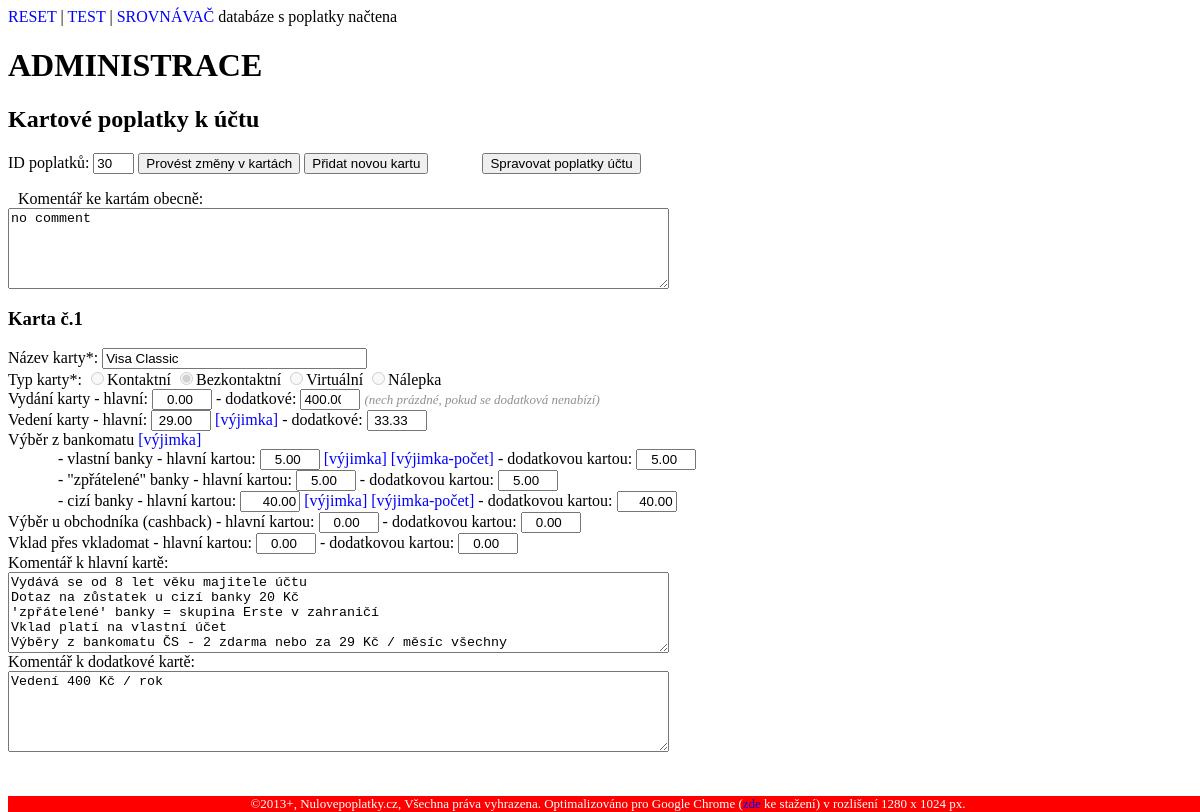
Screenshot of /admin_page/admin_karty.php?id=30 (signed in) with the database file from the repository.
### tables this page shows
CREATE TABLE `ceny_karty` (
  `ID` int(11) NOT NULL AUTO_INCREMENT,
  `karta_cena_id` int(11) NOT NULL,
  `karta_ID` int(11) NOT NULL,
  `karta_nazev` varchar(55) NOT NULL,
  `karta_druh` varchar(6) NOT NULL,
  `karta_typ` tinyint(4) NOT NULL,
  `kartaH_vedeni` decimal(10,2) DEFAULT NULL,
  `kartaH_vyber1` decimal(10,2) DEFAULT NULL,
  `kartaH_vyber2` decimal(10,2) DEFAULT NULL,
  `kartaH_vyber3` decimal(10,2) DEFAULT NULL,
  `kartaH_cashback` decimal(10,2) DEFAULT NULL,
  `kartaH_vklad` decimal(10,2) DEFAULT NULL,
  `kartaD_vedeni` decimal(10,2) DEFAULT NULL,
  `kartaD_vyber1` decimal(10,2) DEFAULT NULL,
  `kartaD_vyber2` decimal(10,2) DEFAULT NULL,
  `kartaD_vyber3` decimal(10,2) DEFAULT NULL,
  `kartaD_cashback` decimal(10,2) DEFAULT NULL,
  `kartaD_vklad` decimal(10,2) DEFAULT NULL,
  `kartaH_koment` text,
  `kartaD_koment` text,
  `kartaH_vydani` decimal(10,2) DEFAULT NULL,
  `kartaD_vydani` decimal(10,2) DEFAULT NULL,
  PRIMARY KEY (`ID`)
);

CREATE TABLE `ucty_ceny` (
  `cena_id` int(4) NOT NULL AUTO_INCREMENT,
  `cena_ucet_id` int(3) NOT NULL,
  `cena_platnost_od` date NOT NULL,
  `cena_zrizeni` decimal(10,2) DEFAULT '0.00',
  `cena_zruseni` decimal(10,2) DEFAULT '0.00',
  `cena_vedeni` decimal(10,2) DEFAULT NULL,
  `cena_vedeni_podm` tinyint(4) DEFAULT '0',
  `cena_vypis_e` decimal(10,2) DEFAULT NULL,
  `cena_vypis_p` decimal(10,2) DEFAULT NULL,
  `cena_prichozi1` decimal(10,2) DEFAULT NULL,
  `cena_prichozi2` decimal(10,2) DEFAULT NULL,
  `cena_odchozi_tp1` decimal(10,2) DEFAULT NULL,
  `cena_odchozi_tp2` decimal(10,2) DEFAULT NULL,
  `cena_odchozi_online1` decimal(10,2) DEFAULT NULL,
  `cena_odchozi_online2` decimal(10,2) DEFAULT NULL,
  `cena_trans_bal` decimal(10,2) DEFAULT NULL,
  `cena_trans_bal_typ` tinyint(4) DEFAULT NULL,
  `cena_koment_JP` text,
  `cena_koment_PP` text,
  `cena_koment_trans` text,
  `cena_koment_karta` text,
  `cena_odchozi_priorita` decimal(10,2) DEFAULT NULL,
  `cena_inkaso_svoleni` decimal(10,2) DEFAULT NULL,
  `cena_inkaso_odchozi` decimal(10,2) DEFAULT NULL,
  `cena_koment_inkaso` text,
  `cena_kontokorent_zrizeni` decimal(10,2) DEFAULT NULL,
  `cena_kontokorent_vedeni` decimal(10,2) DEFAULT NULL,
  `cena_kontokorent_zruseni` decimal(10,2) DEFAULT NULL,
  `cena_koment_kontokorent` text,
  PRIMARY KEY (`cena_id`)
);

### admin_page/f_karty.php (called while the page is built, shortened)
<?php
function pocetKaretPoplatku($id_poplatku) {
  $req = "select * from ceny_karty where karta_cena_id=$id_poplatku";
  $res = vystup_sql($req);
  return mysql_num_rows($res);
}
?>

### admin_page/admin_karty.php (the view, shortened to what this page needs)
<html>
<head>
<LINK rel="stylesheet" type="text/css" href="..\styly.css">
</head>
<body <?php echo (isset($_GET['oprava_karty']) && $_GET['oprava_karty'] <> "" && $_GET['oprava_karty'] <> "Potvrdit" ? "bgcolor=#FFF080" : "bgcolor=#FFFFFF"); ?> text="#000000">
<?php
include 'f_karty.php';
?>
<a href='/admin_page/admin.php'>RESET</a>
| <a href='/admin_page/admin.php?ucet=36&nazevUctu=mKonto&kodBanky=6210&r_cena_d=0&s_popl_karty=Spravovat+poplatky+karet+k+%C3%BA%C4%8Dtu+%282%29&id=81&ucet_vzor=0&platnostOd=2017-05-02&zrizeniUctu=0.00&zrizeniIB=0.00&zrizeniMB=0.00&zrizeniTB=0.00&zrizeniTP_IB=0.00&zrizeniTP_MB=0.00&zrizeniTP_TB=40.00&zruseniUctu=0.00&koment_JP=no+comment&vedeniUctu_podm=0&vedeniUctu=0.00&vedeniIB=0.00&vedeniMB=0.00&vedeniTB=0.00&vypisE=0.00&vypisP=50.00&koment_PP=no+comment&prichozi1=0.00&prichozi2=0.00&odchoziTP1=0.00&odchoziTP2=0.00&odchoziOn1=0.00&odchozi1_IB=0.00&odchozi1_MB=0.00&odchozi1_TB=40.00&odchozi2_IB=0.00&odchozi2_MB=0.00&odchozi2_TB=40.00&odchoziP=&koment_trans=no+comment&inkSvoleni=0.00&inkOdch=0.00&koment_ink=no+comment&kontZrizeni=0.00&kontVedeni=0.00&kontZruseni=0.00&koment_kont=no+comment'>TEST</a>
| <a href=/srovnavac/bezne_ucty>SROVNÁVAČ</a>
<?php
include "../pripojeni_sql.php";
$footer = "<BR>
<div style='background-color:red; text-align:center; position:fixed; color:white; bottom:0px; width:100%; font-size:small'>&copy;2013+, Nulovepoplatky.cz, Všechna práva vyhrazena. Optimalizováno pro Google Chrome (<a href='http://www.google.com/chrome' target='_blank'>zde</a> ke stažení) v rozlišení 1280 x 1024 px.</div>";
?>
<H1>ADMINISTRACE</H1>
<FORM name='karty_admin' method='GET' action=''>
<?php
$sql_karta_d = "SELECT * FROM ceny_karty INNER JOIN ucty_ceny ON ceny_karty.karta_cena_id = ucty_ceny.cena_id
WHERE karta_cena_ID = ".$_GET['id']." ORDER BY karta_id ASC";
$karta_d = vystup_sql($sql_karta_d);
$pocet_karet = pocetKaretPoplatku($_GET['id']);
?>
<H2>Kartové poplatky k účtu <U><?php echo $_GET['nazevUctu']; ?></U></H2>
ID poplatků: <INPUT type='text' name='id' value=<?php echo $_GET['id']; ?> size=2 readonly>
<?php
echo "<INPUT type='submit' name='oprava_karty' value='".(isset($_GET['oprava_karty']) && $_GET['oprava_karty'] == "Provést změny v kartách" ? "Uložit změny v kartách" : "Provést změny v kartách")."'".($pocet_karet == 0 || (isset($_GET['oprava_karty']) && $_GET['oprava_karty'] == "Přidat novou kartu") ? " disabled" : "").">";
$nova_karta = isset($_GET['oprava_karty']) && $_GET['oprava_karty'] == "Přidat novou kartu" ? "Uložit novou kartu" : "Přidat novou kartu";
echo " <INPUT type='submit' name='oprava_karty' value='$nova_karta'".(isset($_GET['oprava_karty']) && $_GET['oprava_karty'] == "Provést změny v kartách" ? " disabled" : "").">";
echo "<span style='letter-spacing:50'>
<INPUT type='submit' name='s_popl_ucet' value='Spravovat poplatky účtu'".
(isset($_GET['oprava_karty']) && ($_GET['oprava_karty'] == "Provést změny v kartách" || $_GET['oprava_karty'] == "Přidat novou kartu") ? " disabled" : "")."></span>";
$komentOb = $pocet_karet > 0 && (!isset($_GET['oprava_karty']) || (isset($_GET['oprava_karty']) && ($_GET['oprava_karty'] <> "Přidat novou kartu" || ($_GET['oprava_karty'] == "Přidat novou kartu" && $pocet_karet > 1)))) ? mysql_result($karta_d, 0, 'cena_koment_karta') : "bez karty";
echo "<p>Komentář ke kartám obecně: <BR><TEXTAREA name='komentOb' cols=80 rows=5".(!isset($_GET['oprava_karty']) || (isset($_GET['oprava_karty']) && $_GET['oprava_karty'] <> "Provést změny v kartách" && $_GET['oprava_karty'] <> "Přidat novou kartu") ? " readonly" : "").">$komentOb</TEXTAREA></p>";
for($i=1; $i<=$pocet_karet; ++$i){
$radek = $i - 1;
  if($i == $pocet_karet && isset($_GET['oprava_karty']) && $_GET['oprava_karty'] == "Přidat novou kartu"){
  $kartaID = $nazevKarty = $typKarty = $vydaniKartyH = $vedeniKartyH = $vyber1H = $vyber2H = $vyber3H = $cashbackH = $vkladH = $vydaniKartyD = $vedeniKartyD = $vyber1D = $vyber2D = $vyber3D = $cashbackD = $vkladD = Null;
  $komentH = $komentD = "no comment";
  }
  else{
    $kartaID = mysql_result($karta_d, $radek, 'karta_ID');
    $nazevKarty = mysql_result($karta_d, $radek, 'karta_nazev');
    $typKarty = mysql_result($karta_d, $radek, 'karta_typ');
    $vedeniKartyH = mysql_result($karta_d, $radek, 'kartaH_vedeni');
    $vyber1H = mysql_result($karta_d, $radek, 'kartaH_vyber1');
    $vyber2H = mysql_result($karta_d, $radek, 'kartaH_vyber2');
    $vyber3H = mysql_result($karta_d, $radek, 'kartaH_vyber3');
    $cashbackH = mysql_result($karta_d, $radek, 'kartaH_cashback');
    $vkladH = mysql_result($karta_d, $radek, 'kartaH_vklad');
    $vedeniKartyD = mysql_result($karta_d, $radek, 'kartaD_vedeni');
    $vyber1D = mysql_result($karta_d, $radek, 'kartaD_vyber1');
    $vyber2D = mysql_result($karta_d, $radek, 'kartaD_vyber2');
    $vyber3D = mysql_result($karta_d, $radek, 'kartaD_vyber3');
    $cashbackD = mysql_result($karta_d, $radek, 'kartaD_cashback');
    $vkladD = mysql_result($karta_d, $radek, 'kartaD_vklad');
    $komentH = mysql_result($karta_d, $radek, 'kartaH_koment');
    $komentD = mysql_result($karta_d, $radek, 'kartaD_koment');
    $vydaniKartyH = mysql_result($karta_d, $radek, 'kartaH_vydani');
    $vydaniKartyD = mysql_result($karta_d, $radek, 'kartaD_vydani');
    }
$karta_readonly = (!isset($_GET['oprava_karty']) || (isset($_GET['oprava_karty']) && $_GET['oprava_karty'] == "Přidat novou kartu" && $kartaID == $i) || isset($_GET['note']) ? " readonly" : "");
$chybi_podm2 = isset($_GET['oprava_karty']) && $_GET['oprava_karty'] == "Přidat novou kartu" && $i == $pocet_karet ? 1 : 0;
$vyj_url = "../admin_page/vyjimky.php?kodBanky=".$_GET['kodBanky']."&ucet=".$_GET['ucet']."&ucetTyp=".$_GET['ucetTyp']."&nazevUctu=".$_GET['nazevUctu']."&id=".$_GET['id']."&r_cena_d=0&vyber_id=&s_popl_karty=";
echo "<H3>Karta č.$i".($chybi_podm2 == 1 ? " - nová karta" : "")."</H3>
<INPUT type='hidden' name='kartaID$i' value='$i'>
Název karty*: <INPUT ".($nazevKarty == "" ? "class='chybi' " : "")."type='text' name='nazevKarty$i' value='$nazevKarty' size=30 maxlength=55$karta_readonly>
".($chybi_podm2 == 1 ? "<input type='checkbox' name='hd' value=1> poplatky za dodatkovou kartu jsou stejné jako za hlavní" : "").
(isset($_GET['oprava_karty']) && $_GET['oprava_karty'] == "Provést změny v kartách" ? "<INPUT type='checkbox' name='smazat_kartu$i' value=1> SMAZAT" : "")."<BR>
Typ karty*:
<INPUT type='radio' name='typKarty$i' value=1".($typKarty == 1 ? " checked" : "").(!isset($_GET['oprava_karty']) || (isset($_GET['oprava_karty']) && $_GET['oprava_karty'] == "Přidat novou kartu" && $kartaID == $i) || isset($_GET['note']) ? " disabled" : "").">Kontaktní
<INPUT type='radio' name='typKarty$i' value=2".($typKarty == 2 ? " checked" : "").(!isset($_GET['oprava_karty']) || (isset($_GET['oprava_karty']) && $_GET['oprava_karty'] == "Přidat novou kartu" && $kartaID == $i) || isset($_GET['note']) ? " disabled" : "").">Bezkontaktní
<INPUT type='radio' name='typKarty$i' value=3".($typKarty == 3 ? " checked" : "").(!isset($_GET['oprava_karty']) || (isset($_GET['oprava_karty']) && $_GET['oprava_karty'] == "Přidat novou kartu" && $kartaID == $i) || isset($_GET['note']) ? " disabled" : "").">Virtuální
<INPUT type='radio' name='typKarty$i' value=4".($typKarty == 4 ? " checked" : "").(!isset($_GET['oprava_karty']) || (isset($_GET['oprava_karty']) && $_GET['oprava_karty'] == "Přidat novou kartu" && $kartaID == $i) || isset($_GET['note']) ? " disabled" : "").">Nálepka<BR>
Vydání karty - hlavní: <INPUT ".($vydaniKartyH == "" ? "class='chybi' " : "")."type='number' name='vydaniKartyH$i' value='$vydaniKartyH' style='text-align:right; width:60'$karta_readonly>
- dodatkové: <INPUT ".($vydaniKartyD == "" ? "class='chybi' " : "")."type='number' name='vydaniKartyD$i' value='$vydaniKartyD' style='text-align:right; width:60'$karta_readonly> <span class='help'>(nech prázdné, pokud se dodatková nenabízí)</span><BR>
Vedení karty - hlavní: <INPUT ".($vedeniKartyH == "" ? "class='chybi' " : "")."type='number' name='vedeniKartyH$i' value='$vedeniKartyH' style='text-align:right; width:60'$karta_readonly>".($chybi_podm2 == 0 ? "<a href='$vyj_url&karta_id=".mysql_result($karta_d, $radek, 'ID')."&vyj_pole=c_kartaH_vedeni&vyj_name=Vedení%20karty%20($nazevKarty)&vyj_puv=$vedeniKartyH#vyj' tabindex='-1'> [výjimka]</a>" : "")."
- dodatkové: <INPUT ".(($vydaniKartyD <> "" && $vedeniKartyD == "") || $chybi_podm2 == 1 ? "class='chybi' " : "")."type='number' name='vedeniKartyD$i' value='$vedeniKartyD' style='text-align:right; width:60'$karta_readonly><BR>
Výběr z bankomatu".($chybi_podm2 == 0 ? "<a href='$vyj_url&karta_id=".mysql_result($karta_d, $radek, 'ID')."&vyj_pole=c_kartaH_vybery&vyj_name=Výběry kartou ($nazevKarty)&vyj_puv=$vyber1H/$vyber3H#vyj' tabindex='-1'> [výjimka]</a>" : "")."<BR />
<DIV style='text-indent:50'>
	- vlastní banky - hlavní kartou: <INPUT ".($vyber1H == "" && $typKarty <> 3 ? "class='chybi' " : "")."type='number' name='vyber1H$i' value='$vyber1H' style='text-align:right; width:60'$karta_readonly>".($chybi_podm2 == 0 ? "<a href='$vyj_url&karta_id=".mysql_result($karta_d, $radek, 'ID')."&vyj_pole=c_kartaH_vyber1&vyj_name=Výběr z vlastního bankomatu ($nazevKarty)&vyj_puv=$vyber1H#vyj' tabindex='-1'> [výjimka]</a>
<a href='$vyj_url&karta_id=".mysql_result($karta_d, $radek, 'ID')."&vyj_pole=p_kartaH_vyber1_vyj&vyj_name=Počet výběrů z vlastního bankomatu ($nazevKarty)&vyj_puv=$vyber1H#vyj' tabindex='-1'>[výjimka-počet]</a>" : "")."
- dodatkovou kartou: <INPUT ".(($vydaniKartyD <> "" && $vyber1D == "" && $typKarty <> 3) || $chybi_podm2 == 1 ? "class='chybi' " : "")."type='number' name='vyber1D$i' value='$vyber1D' style='text-align:right; width:60'$karta_readonly><BR>
</DIV>
<DIV style='text-indent:50'>
	- &#34;zpřátelené&#34; banky - hlavní kartou: <INPUT ".($vyber2H == "" && $typKarty <> 3 ? "class='chybi' " : "")."type='number' name='vyber2H$i' value='$vyber2H' style='text-align:right; width:60'$karta_readonly>
- dodatkovou kartou: <INPUT ".(($vydaniKartyD <> "" && $vyber2D == "" && $typKarty <> 3) || $chybi_podm2 == 1 ? "class='chybi' " : "")."type='number' name='vyber2D$i' value='$vyber2D' style='text-align:right; width:60'$karta_readonly><BR>
</DIV>
<DIV style='text-indent:50'>
	- cizí banky - hlavní kartou: <INPUT ".($vyber3H == "" && $typKarty <> 3 ? "class='chybi' " : "")."type='text' name='vyber3H$i' value='$vyber3H' style='text-align:right; width:60'$karta_readonly>".($chybi_podm2 == 0 ? "<a href='$vyj_url&karta_id=".mysql_result($karta_d, $radek, 'ID')."&vyj_pole=c_kartaH_vyber2&vyj_name=Výběr z cizího bankomatu ($nazevKarty)&vyj_puv=$vyber3H#vyj' tabindex='-1'> [výjimka]</a>
<a href='$vyj_url&karta_id=".mysql_result($karta_d, $radek, 'ID')."&vyj_pole=p_kartaH_vyber2_vyj&vyj_name=Počet výběrů z cizího bankomatu ($nazevKarty)&vyj_puv=$vyber3H#vyj' tabindex='-1'>[výjimka-počet]</a>" : "")."
- dodatkovou kartou: <INPUT ".(($vydaniKartyD <> "" && $vyber3D == "" && $typKarty <> 3) || $chybi_podm2 == 1 ? "class='chybi' " : "")."type='text' name='vyber3D$i' value='$vyber3D' style='text-align:right; width:60'$karta_readonly><BR>
</DIV>
Výběr u obchodníka (cashback) - hlavní kartou: <INPUT ".($cashbackH == "" && $typKarty <> 3 ? "class='chybi' " : "")."type='number' name='cashbackH$i' value='$cashbackH' style='text-align:right; width:60'$karta_readonly>
- dodatkovou kartou: <INPUT ".(($vydaniKartyD <> "" && $cashbackD == "" && $typKarty <> 3) || $chybi_podm2 == 1 ? "class='chybi' " : "")."type='number' name='cashbackD$i' value='$cashbackD' style='text-align:right; width:60'$karta_readonly><BR>
Vklad přes vkladomat - hlavní kartou: <INPUT ".($vkladH == "" && $typKarty <> 3 ? "class='chybi' " : "")."type='number' name='vkladH$i' value='$vkladH' style='text-align:right; width:60'$karta_readonly>
- dodatkovou kartou: <INPUT ".(($vydaniKartyD <> "" && $vkladD == "" && $typKarty <> 3) || $chybi_podm2 == 1 ? "class='chybi' " : "")."type='number' name='vkladD$i' value='$vkladD' style='text-align:right; width:60'$karta_readonly><BR>
Komentář k hlavní kartě: <BR><TEXTAREA name='komentH$i' cols=80 rows=5$karta_readonly>$komentH</TEXTAREA><BR>
Komentář k dodatkové kartě: <BR><TEXTAREA name='komentD$i' cols=80 rows=5$karta_readonly>$komentD</TEXTAREA>";
    }
echo "</form>";
?>
<BR>
<?php echo $footer; ?>
</BODY>
</HTML>

### styly.css (style rules this page uses)
A { text-decoration: none; color:blue }
.help { color:rgb(144,144,144); font-style:italic; font-size:small; }
P { text-indent:10px; }
INPUT[type='number'] { width:60px; }

### rows the page displays
ceny_karty: komentOb "no comment", karta_nazev "Visa Classic", karta_typ "☑", kartaH_vydani "0.00", kartaD_vydani "400.00", kartaH_vedeni "29.00", kartaD_vedeni "33.33", kartaH_vyber1 "5.00", kartaD_vyber1 "5.00", kartaH_vyber2 "5.00", kartaD_vyber2 "5.00", kartaH_vyber3 "40.00", kartaD_vyber3 "40.00", kartaH_cashback "0.00", kartaD_cashback "0.00", kartaH_vklad "0.00", kartaD_vklad "0.00", kartaH_koment "Vydává se od 8 let věku majitele účtu Dotaz na zůstatek u cizí banky 20 Kč 'zpřátelené' banky = skupina Erste v zahraničí Vklad platí na vlastní účet Výběry z bankomatu ČS - 2 zdarma nebo za 29 Kč / měsíc všechny", kartaD_koment "Vedení 400 Kč / rok"
